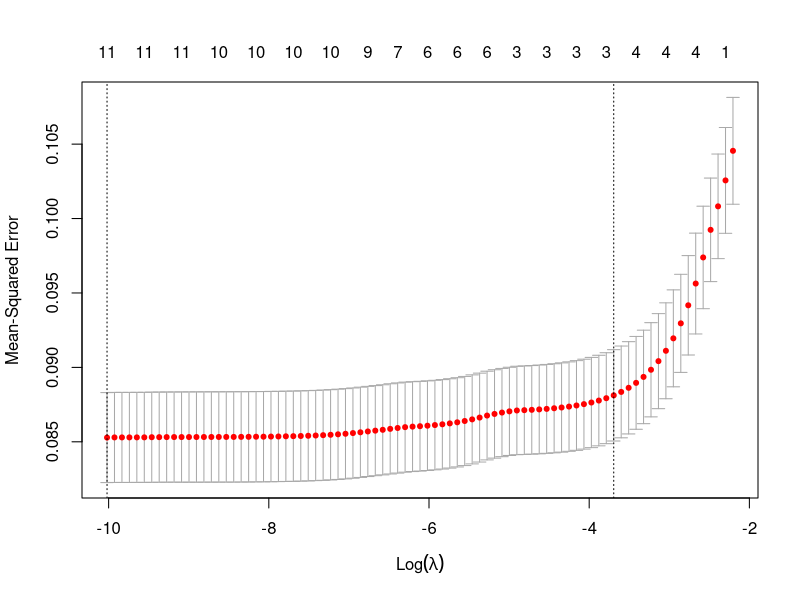

Write the R code that produced this figure. (Note: this script raises an error after producing the figure.)

library(glmnet)
cavernas_fwi=data.frame(read.csv("cave_lasso_fwi.csv",dec = ",", sep = ";"))

treino_cave_fwi=sample(1:nrow(cavernas_fwi), round(0.8*nrow(cavernas_fwi)))
dados_treino_cave_fwi=cavernas_fwi[treino_cave_fwi,]
dados_teste_cave_fwi=cavernas_fwi[-treino_cave_fwi,]

#convert training data to matrix format
x <- model.matrix(HAS_FIRE~.,dados_treino_cave_fwi)
#convert class to numerical variable
y <- ifelse(dados_treino_cave_fwi$HAS_FIRE==1,1,0)
#perform grid search to find optimal value of lambda
#family= binomial => logistic regression, alpha=1 => lasso
# check docs to explore other type.measure options
cv.out <- cv.glmnet(x,y,alpha=1)
#plot result
plot(cv.out)

#min value of lambda
lambda_min <- cv.out$lambda.min
#best value of lambda
lambda_1se <- cv.out$lambda.1se
#regression coefficients
coef(cv.out,s=lambda_1se)

#get test data
x_test <- model.matrix(HAS_FIRE~.,dados_teste_cave_fwi)
#predict class, type="class"
fwi_prob <- predict(cv.out,newx = x_test,s=lambda_1se,type="response")
#translate probabilities to predictions
fwi_predict <- rep(0,nrow(dados_teste_cave_fwi))
fwi_predict[lasso_prob>.5] <- 1
#confusion matrix
table(pred=fwi_predict,true=dados_teste_cave_fwi$HAS_FIRE)
#accuracy
mean(fwi_predict==dados_teste_cave_fwi$HAS_FIRE)
